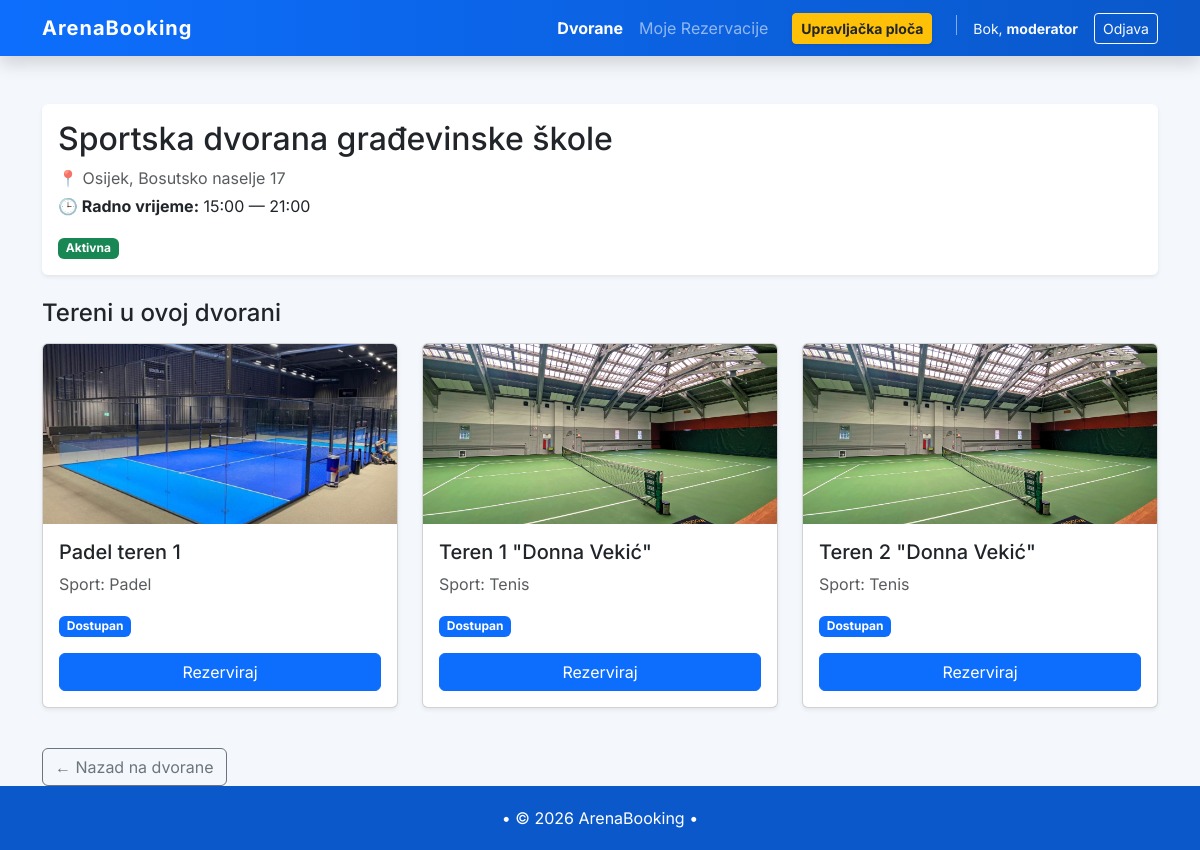
Screenshot of /facilities/2/ (signed in) with the database file from the repository.
### facilities/models.py (models this page shows, shortened)
class Facility(models.Model):
    name = models.CharField(max_length=120)
    address = models.CharField(max_length=200)
    city = models.CharField(max_length=80, blank=True)
    is_active = models.BooleanField(default=True)
    working_from = models.TimeField(default=time(8, 0))  # Podrazumijevano 08:00
    working_till = models.TimeField(default=time(22, 0)) # Podrazumijevano 22:00
    class Meta:
        verbose_name = "Facility"
        verbose_name_plural = "Facilities"

class Court(models.Model):
    class Sport(models.TextChoices):
        FOOTBALL = "football", "Nogomet"
        BASKETBALL = "basketball", "Košarka"
        TENNIS = "tennis", "Tenis"
        PADEL = "padel", "Padel"
        OTHER = "other", "Ostalo"
    sport = models.CharField(
    max_length=20,
    choices=Sport.choices,
    blank=True,
    null=True
    )
    facility = models.ForeignKey(Facility, on_delete=models.CASCADE, related_name="courts")
    name = models.CharField(max_length=80)
    is_active = models.BooleanField(default=True)

### facilities/views.py (the view)
# urls.py: path('<int:facility_id>/',views.facilitydetail,name='facility_detail'),
def facilitydetail(request, facility_id):
    facility = get_object_or_404(Facility, id=facility_id)
    courts = facility.courts.filter(is_active=True)
    return render(request, 'facilities/facilitydetail.html', {
        'facility': facility,
        'courts':courts
        })

### facilities/templates/facilities/facilitydetail.html (shortened to what this page needs)
{% extends "base.html" %}
{% block content %}
{% load static %}
<div class="card shadow-sm mb-4 border-0">
    <div class="card-body">
        <h2 class="card-title mb-2">{{ facility.name }}</h2>
        {% if facility.city %}
           <p class="text-muted mb-1">
            📍 {% if facility.city %}{{ facility.city }}, {% endif %}{{ facility.address }}
        </p>
        {% endif %}
        <div class="mb-3">
            <span class="text-dark"><strong>🕒 Radno vrijeme:</strong>
                {{ facility.working_from|time:"H:i" }} — {{ facility.working_till|time:"H:i" }}
            </span>
        </div>
        {% if facility.is_active %}
            <span class="badge bg-success">Aktivna</span>
        {% else %}
            <span class="badge bg-danger">Neaktivna</span>
        {% endif %}
    </div>
</div>
<h4 class="mb-3">Tereni u ovoj dvorani</h4>
<div class="row">
    {% for court in facility.courts.all %}
        {% if court.is_active %}
        <div class="col-md-4 mb-4">
            <div class="card h-100 shadow-sm court-card">
                {% if court.sport|lower == "nogomet" or court.sport|lower == "football" %}
                    <img src="{% static 'facilities/images/football.jpg' %}" class="card-img-top" alt="Football" style="height: 180px; object-fit: cover;">
                {% elif court.sport|lower == "košarka" or court.sport|lower == "kosarka" or court.sport|lower == "basketball" %}
                    <img src="{% static 'facilities/images/basketball.png' %}" class="card-img-top" alt="Basketball" style="height: 180px; object-fit: cover;">
                {% elif court.sport|lower == "tenis" or court.sport|lower == "tennis" %}
                    <img src="{% static 'facilities/images/tennis.jpg' %}" class="card-img-top" alt="Tennis" style="height: 180px; object-fit: cover;">
                {% elif court.sport|lower == "padel" %}
                    <img src="{% static 'facilities/images/padel.jpg' %}" class="card-img-top" alt="Padel" style="height: 180px; object-fit: cover;">
                {% else %}
                    <img src="{% static 'facilities/images/default.png' %}" class="card-img-top" alt="Sport" style="height: 180px; object-fit: cover;">
                {% endif %}
                <div class="card-body d-flex flex-column">
                    <h5 class="card-title mb-2 flex-grow-1">{{ court.name }}</h5>
                    <div class="court-info-bottom">
                        <p class="text-muted mb-3">Sport: {{ court.get_sport_display }}</p>
                        <div class="mt-auto">
                            <span class="badge bg-primary mb-2">Dostupan</span>
                            <br>
                                <a href="{% url 'bookings:bookcourt' court.id %}" class="btn btn-primary w-100 mt-2">
                                    Rezerviraj
                                </a>
                        </div>
                    </div>
                </div>
            </div>
        </div>
        {% endif %}
    {% empty %}
        <p>Nema aktivnih terena za ovu dvoranu.</p>
    {% endfor %}
</div>
<div class="mt-3">
    <a href="{% url 'facilities:facilities' %}" class="btn btn-outline-secondary">← Nazad na dvorane</a>
</div>
{% endblock %}

### ArenaBooking/templates/base.html (shortened to what this page needs)
<!DOCTYPE html>
<html lang="hr">
<head>
    <link href="https://cdn.jsdelivr.net/npm/bootstrap@5.3.3/dist/css/bootstrap.min.css" rel="stylesheet">
</head>
<body class="d-flex flex-column min-vh-100">
{% load static %}
<nav class="navbar navbar-expand-lg navbar-dark shadow">
    <div class="container">
        <a class="navbar-brand" href="{% url 'home' %}">ArenaBooking</a>
        <div class="collapse navbar-collapse justify-content-end" id="navbarNav">
            <ul class="navbar-nav align-items-center">
    <li class="nav-item">
        <a class="nav-link {% if 'facilities' in request.path %}active fw-bold{% endif %}"
           href="{% url 'facilities:facilities' %}">Dvorane</a>
    </li>
                {% if not user.is_superuser %}
                <li class="nav-item">
                    <a class="nav-link {% if 'bookings' in request.path and 'approve' not in request.path %}active fw-bold{% endif %}"
                    href="{% url 'bookings:bookings' %}">
                    Moje Rezervacije
                    </a>
                </li>
                {% endif %}
                {% if perms.bookings.can_approve_booking and not user.is_superuser %}
                <li class="nav-item ms-lg-3">
                    <a class="btn btn-sm btn-warning fw-bold text-dark shadow-sm"
                    href="{% url 'bookings:approve_bookings' %}">
                        Upravljačka ploča
                    </a>
                </li>
            {% endif %}
            <div class="d-flex align-items-center ms-lg-3">
                {% if user.is_authenticated %}
                    <span class="text-light me-3 small">Bok, <strong>{{ user.username }}</strong></span>
                    <form action="{% url 'logout' %}" method="post" class="d-inline">
                        <button type="submit" class="btn btn-outline-light btn-sm">Odjava</button>
                    </form>
                {% else %}
                    <a href="{% url 'login' %}" class="btn btn-outline-light btn-sm me-2">Prijava</a>
                    <a href="{% url 'accounts:signup' %}" class="btn btn-warning btn-sm fw-bold text-dark">Registracija</a>
                {% endif %}
            </div>
            </ul>
        </div>
    </div>
</nav>
<main class="flex-fill">
  <div class="container mt-5">
        {% block content %}
        {% endblock %}
    </div>
</main>
<footer class="text-center mt-auto">
    <div class="container">
        <p class="mb-0">• © 2026 ArenaBooking •</p>
    </div>
</footer>
</body>
</html>

### ArenaBooking/templates/base.html (style rules this page uses)
body { font-family: 'Inter', sans-serif; background-color: #f4f8fc; }
.navbar { background: linear-gradient(90deg, #0d6efd, #0a58ca); }
.navbar-brand { font-weight: 700; letter-spacing: 1px; }
footer { background-color: #0a58ca; color: white; padding: 20px 0; margin-top: 80px; }
.court-card img { height: 180px; object-fit: cover; }

### rows the page displays
Facility: name "Sportska dvorana građevinske škole", city "Osijek", address "Bosutsko naselje 17", working_from "15:00", working_till "21:00"
Court: is_active True (drawn), name "Padel teren 1", sport "Padel"
Court: is_active True (drawn), name "Teren 1 \"Donna Vekić\"", sport "Tenis"
Court: is_active True (drawn), name "Teren 2 \"Donna Vekić\"", sport "Tenis"

### other values shown
{{ user.username }} "moderator"
